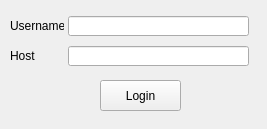
<?xml version="1.0" encoding="UTF-8"?>
<ui version="4.0">
 <class>MainWindow</class>
 <widget class="QMainWindow" name="MainWindow">
  <property name="geometry">
   <rect>
    <x>0</x>
    <y>0</y>
    <width>267</width>
    <height>129</height>
   </rect>
  </property>
  <property name="contextMenuPolicy">
   <enum>Qt::NoContextMenu</enum>
  </property>
  <property name="windowTitle">
   <string>SpecArt-Login</string>
  </property>
  <widget class="QWidget" name="centralwidget">
   <widget class="QLabel" name="label">
    <property name="geometry">
     <rect>
      <x>10</x>
      <y>20</y>
      <width>54</width>
      <height>12</height>
     </rect>
    </property>
    <property name="text">
     <string>Username</string>
    </property>
   </widget>
   <widget class="QLineEdit" name="lineEdit_2">
    <property name="geometry">
     <rect>
      <x>68</x>
      <y>46</y>
      <width>181</width>
      <height>20</height>
     </rect>
    </property>
   </widget>
   <widget class="QLabel" name="label_2">
    <property name="geometry">
     <rect>
      <x>10</x>
      <y>50</y>
      <width>54</width>
      <height>12</height>
     </rect>
    </property>
    <property name="text">
     <string>Host</string>
    </property>
   </widget>
   <widget class="QLineEdit" name="lineEdit">
    <property name="geometry">
     <rect>
      <x>68</x>
      <y>16</y>
      <width>181</width>
      <height>20</height>
     </rect>
    </property>
   </widget>
   <widget class="QPushButton" name="pushButton">
    <property name="geometry">
     <rect>
      <x>100</x>
      <y>80</y>
      <width>81</width>
      <height>31</height>
     </rect>
    </property>
    <property name="text">
     <string>Login</string>
    </property>
   </widget>
  </widget>
 </widget>
 <resources/>
 <connections/>
</ui>
